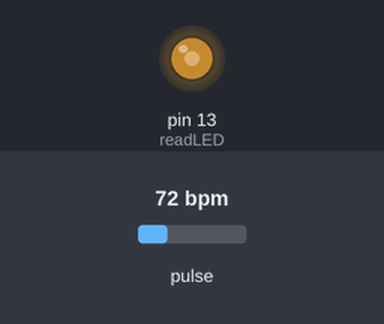
Recording of a sketch running on a simulated Arduino Uno, built with avr-gcc and run on an emulated ATmega328P. Shown: output pins drawn as LEDs (lit = HIGH). The inputs (shaded band) are chosen by the test bench; at power-on: pulse 72 bpm. What the sketch prints to the serial monitor is not drawn.

Above: at 0.88 s.
Timing chart, 0 to 40.0 s (numbered marks = the images above):
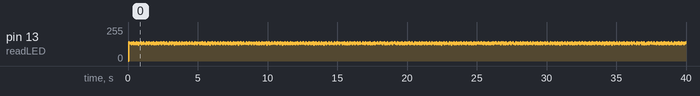

The sketch:

MAX30105HighSpeed.ino
```cpp
// (licence header left out)
#include <Wire.h>
#include "MAX30105.h"

MAX30105 sensor;

#define MAX_BRIGHTNESS 255

#if defined(ARDUINO_AVR_NANO)
//Arduino Uno doesn't have enough SRAM to store 100 samples of IR led data and red led data in 32-bit format
//To solve this problem, 16-bit MSB of the sampled data will be truncated. Samples become 16-bit data.
uint16_t irBuffer[100];   //infrared LED sensor data
uint16_t redBuffer[100];  //red LED sensor data
#else
uint32_t irBuffer[100];   //infrared LED sensor data
uint32_t redBuffer[100];  //red LED sensor data
#endif

byte readLED = 13; //Blinks with each data read

void setup()
{
  Serial.begin(115200); // initialize serial communication at 115200 bits per second:

  //pinMode(pulseLED, OUTPUT);
  pinMode(readLED, OUTPUT);

  // Initialize sensor
  if (!sensor.begin(Wire, I2C_SPEED_FAST)) //Use default I2C port, 400kHz speed
  {
    while (1) { Serial.println(F("MAX3010x was not found. Please check wiring/power.")); }
  }
  else  {
    Serial.println(F("MAX3010x was found."));
  }

  byte ledBrightness =   64; //Options: 0=Off to 255=50mA
  byte sampleAverage =    1; //Options: 1, 2, 4, 8, 16, 32
  byte ledMode       =    2; //Options: 1 = Red only, 2 = Red + IR, 3 = Red + IR + Green
  int sampleRate     = 1000; //Options: 50, 100, 167, 200, 400, 600, 800, 1000, 1600, 3200
  int pulseWidth     =   69; //Options: 69, 118, 215, 411 [us]
  int adcRange       = 4096; //Options: 2048, 4096, 8192, 16384
  // ===========================
  // *=SPO2Mode, o=HeartRateMode
  //    69  118  215  411
  //    15   16   17   18
  //  50 *    *    *    *
  // 100 *    *    *    *
  // 200 *    *    *    *
  // 400 *    *    *    *
  // 800 *    *    *    o
  //1000 *    *    o    o
  //1600 *    o    o
  //3200 o
  // ===========================
  sensor.setup(ledBrightness, sampleAverage, ledMode, sampleRate, pulseWidth, adcRange); //Configure sensor with these settings
}

void loop()
{
  //Continuously taking samples from MAX3010x.  Heart rate and SpO2 are calculated every 1 second
  while (1)
  {
      while (sensor.available() == false) { //do we have new data?
        sensor.check(); } //Check the sensor for new data
      digitalWrite(readLED, !digitalRead(readLED)); //Blink onboard LED with every data read
      // Send samples and calculation result to terminal program through UART
      Serial.print(F("R:"));
      Serial.print(sensor.getRed(), DEC);
      Serial.print(F(","));
      Serial.println(sensor.getIR(), DEC);
      sensor.nextSample(); //We're finished with this sample so move to next sample
  }
}
```
